Frame 1 (no input): blank canvas, image omitted
Frame 60 (the mouse pressed at the canvas centre just before this capture): blank canvas, image omitted
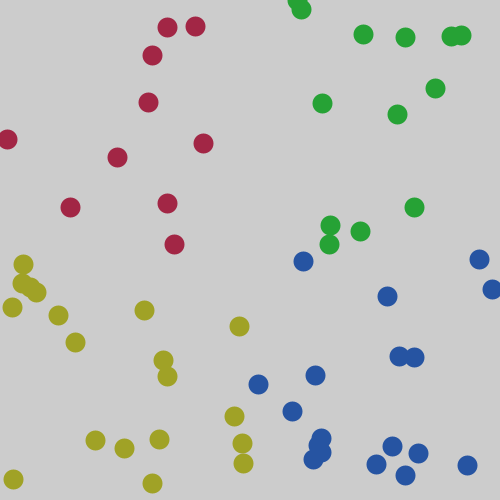
Frame 120 (the mouse held since frame 60 and released just before this capture)

The Processing sketch whose frames 1 and 60 were blank and that drew this single picture after the mouse press (run headless with seeded random() and noise(); from frame 60 on, the mouse is pressed at the canvas centre):

// Processing sketch: dot_quadrants
// ── dot_quadrants.pde
boolean start = false;
float rx;
float ry;
void setup() {
  size(500, 500);
}
void mousePressed() {
  start=true;
}
void draw() {
  rx = random(0, width);
  ry = random(0, height);
  if (start) {
    strokeWeight(20);
    if (rx <= width/2 && rx >= 0 && ry <= height/2 && ry >= 0) {
      stroke(#A22645);
    } else if (rx >= width/2 && rx <= width && ry <= height/2 && ry >=0) {
      stroke(#26A235);
    } else if (rx <= width/2 && rx >= 0 && ry >= height/2 && ry <= height) {
      stroke(#A0A226);
    } else {
      stroke(#2654A2);
    }
    point(rx, ry);
  }
}
